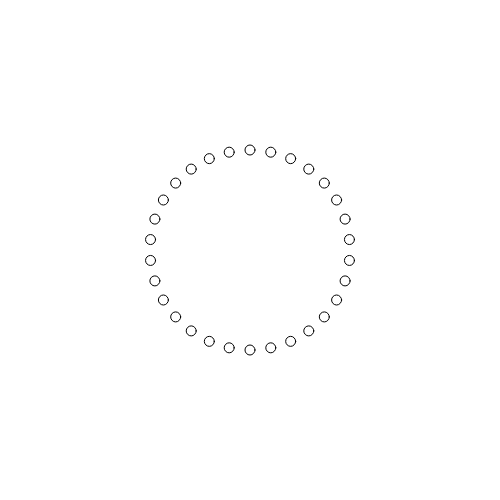
Frame 1 (no input)
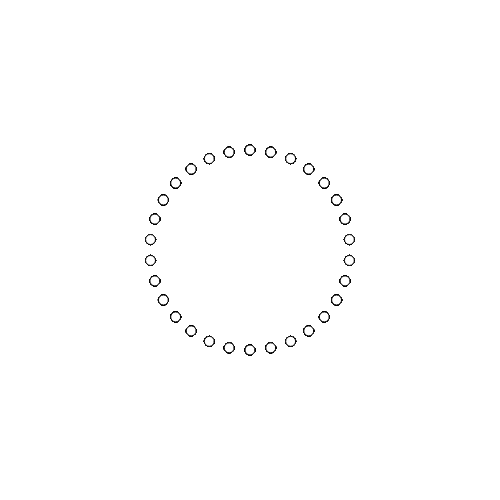
Frame 60 (no input)
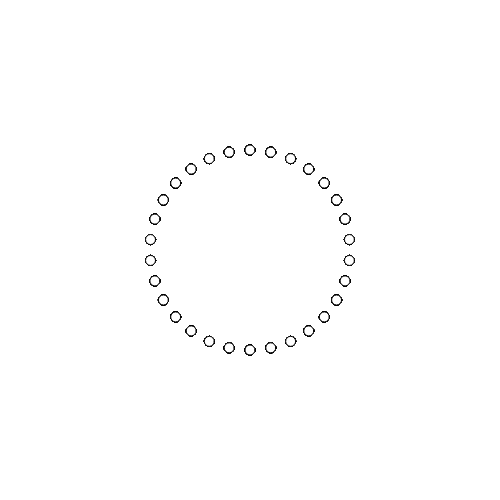
Frame 120 (the mouse pressed at the canvas centre since frame 60)

The p5.js sketch that drew these frames (run headless with seeded random() and noise() and a simulated clock; from frame 60 on, the mouse is pressed at the canvas centre):

// p5.js sketch
// ── sketch.js
//Este codigo posiciona elementos alrededor de un centro

let angle; //separacion (en grados o radianes) entre cada elemento
let radio; //que tan lejos del centro de la circunferencia 
let nElementos; //numero total de elementos
let s; //para el tamano de los elementos
let origenX, origenY; //para determinar donde esta el centro de la circunferencia

function setup() {
  createCanvas(500, 500);
  nElementos = 30;
  s = 10;

  //TWO_PI es la medida de la circuferencia (es igual a 360 grados)
  //Si la dividimos por la cantidad de elementos,
  //vamos a obtener una distribucion pareja que ocupa los 360 grados
  angle = TWO_PI / nElementos; 

  radio = 100;
  origenX = width/2;
  origenY = height/2;
}

function draw() {
  for (let i=0; i<nElementos; i++) {
    //Este es el algoritmo para posicionar en circulo
    let posX = origenX + sin(angle * i) * radio;
    let posY = origenY + cos(angle * i) * radio;
    ellipse(posX, posY, s, s);
  }
}
